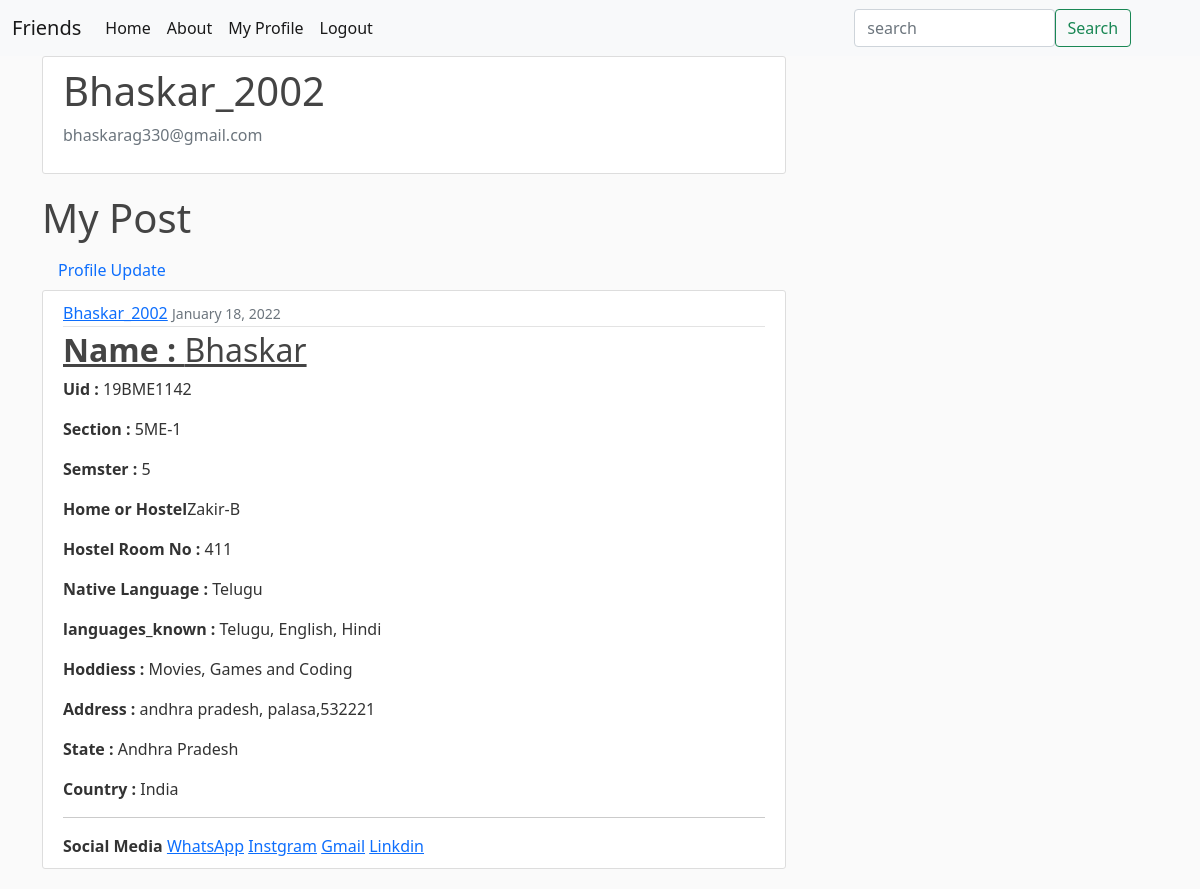
The page /profile_view/ (signed in) on the database its author committed.
### blog/models.py (models this page shows, shortened)
class Post(models.Model):
    name        = models.CharField(max_length=100)
    user_posted = models.ForeignKey(User, on_delete=models.CASCADE)
    uid         = models.CharField(max_length=10, unique=True)
    section     = models.CharField(max_length=10, blank=True)
    semster     = models.IntegerField( blank=True)
    hostel_or_Home  = models.CharField(max_length=20, blank=True)
    hostel_number   = models.PositiveIntegerField(default=None, blank=True)
    native_language = models.CharField(max_length=10, default=None)
    languages_known = models.CharField(max_length=100, default=None) # add languages functionality for next update
    hoddies     = models.CharField(max_length=100, blank=True)
    address     = models.TextField(default=None, blank=True)
    state       = models.CharField(max_length=40, default=None)
    country     = models.CharField(max_length=20, default='India')
    instagram   = models.CharField(max_length=100, default=None, blank=True)
    gmail       = models.EmailField(max_length=100, blank=True)
    linkdin     = models.CharField(max_length=100, default=User, blank=True)
    whatsapp    = models.CharField(max_length=100, default=User, blank=True)
    date_posted = models.DateTimeField(default=timezone.now)

### users/views.py (the view)
# urls.py: path('profile_view/', user_views.profile_view, name='profile-view'),
@login_required
def profile_view(request):
    request_user = request.user
    posts = Post.objects.filter(user_posted=request_user)
    context = {
        'posts': posts,
        'req_user' : request_user,
        'title': 'My Profile',
    }
    return render(request, 'users/profile_view.html', context)

### users/templates/users/profile_view.html
{% extends 'blog/base.html' %}
{% load crispy_forms_tags %}
{% block content %}
    <div class="content-section">
        <div class="media"><div class="media-body">
            <h2 class="account-heading">{{user.username}}</h2>
            <p class="text-secondary">{{user.email}}</p>
        </div>
        </div>
    </div>
   <div>
       <h1>My Post</h1>
    {% if posts %}
        <a class="nav-link active" aria-current="page" href="{% url 'profile'%}">Profile Update</a>
    {% for post in posts %}
        <article class="media content-section">
            <div class="media-body">
            <div class="article-metadata">
                <a class="mr-2" href="{%url 'user-posts' post.user_posted.username %}">{{ post.user_posted }}</a>
                <small class="text-muted">{{ post.date_posted|date:"F d, Y" }}</small>
            </div>
            {% if  post.name %}
            <h2><a class="article-title" href="{%url 'post-detail' post.id%}"><b>Name : </b>{{ post.name }}</a></h2>
            {% endif %}
            {% if  post.uid %}
            <p class="article-content"> <b>Uid : </b> {{ post.uid }}</p>
            {% endif %}
            {% if  post.section %}
            <p class="article-content"><b>Section : </b>{{ post.section }}</p>
            {% endif %}
            {% if  post.semster %}
            <p class="article-content"><b>Semster : </b>{{ post.semster }}</p>
            {% endif %}
            {% if  post.hostel_or_Home %}
            <p class="article-content"><b>Home or Hostel</b>{{ post.hostel_or_Home }}</p>
            {% endif %}
            {% if  post.hostel_number %}
            <p class="article-content"><b>Hostel Room No : </b>{{ post.hostel_number }}</p>
            {% endif %}
            {% if  post.native_language %}
            <p class="article-content"><b>Native Language : </b>{{ post.native_language }}</p>
            {% endif %}
            {% if  post.languages_known %}
            <p class="article-content"><b>languages_known : </b>{{ post.languages_known }}</p>
            {% endif %}
            {% if  post.hoddies %}
            <p class="article-content"><b>Hoddiess : </b>{{ post.hoddies }}</p>
            {% endif %}
            {% if  post.address %}
            <p class="article-content"><b>Address : </b>{{ post.address }}</p>
            {% endif %}
            {% if  post.state %}
            <p class="article-content"><b>State : </b>{{ post.state }}</p>
            {% endif %}
            {% if  post.country %}
            <p class="article-content"><b>Country : </b>{{ post.country }}</p>
            {% endif %}
            </div>
            <hr>
            <div>
                <b>Social Media</b>
            {% if  post.whatsapp %}
                <a href="https://wa.me/{{post.whatsapp}}" target="_blank">WhatsApp</a>
                {% endif %}
            {% if  post.instagram %}
                <a href="https://instagram.com/{{post.instagram}}" target="_blank">Instgram</a>
                {% endif %}
            {% if  post.gmail %}
                <a href="mailto:{{post.gmail}} " target="_blank">Gmail</a>
                {% endif %}
            {% if  post.linkdin %}
                <a href="{{post.linkdin}}" target="_blank">Linkdin</a>
                {% endif %}
            </div>
        </article>
    {% endfor %}
    {% else %}
    <br>
    <h5>You have No Posts yet Upload Your Profile</h5>
    <button type="button" class="btn btn-info" ><a href="{% url 'post-create' %}">Create Post</a></button>
    {% endif  %}
   </div>
{% endblock %}

### blog/static/blog/main.css (style rules this page uses)
body { background: #fafafa; color: #333333; }
h1, h2, h3, h4, h5, h6 { color: #444444; }
.content-section { background: #ffffff; padding: 10px 20px; border: 1px solid #dddddd; border-radius: 3px; margin-bottom: 20px; }
.article-title { color: #444444; }
.article-content { white-space: pre-line; }
.article-metadata { padding-bottom: 1px; margin-bottom: 4px; border-bottom: 1px solid #e3e3e3 }
.account-heading { font-size: 2.5rem; }

### rows shown on the page
Post: user_posted "Bhaskar_2002", date_posted "January 18, 2022", name "Bhaskar", uid "19BME1142", section "5ME-1", semster "5", hostel_or_Home "Zakir-B", hostel_number "411", native_language "Telugu", languages_known "Telugu, English, Hindi", hoddies "Movies, Games and Coding", address "andhra pradesh, palasa,532221", state "Andhra Pradesh", country "India"

### other values the page prints
{{ user.username }} "Bhaskar_2002"
{{ user.email }} "bhaskarag330@gmail.com"
